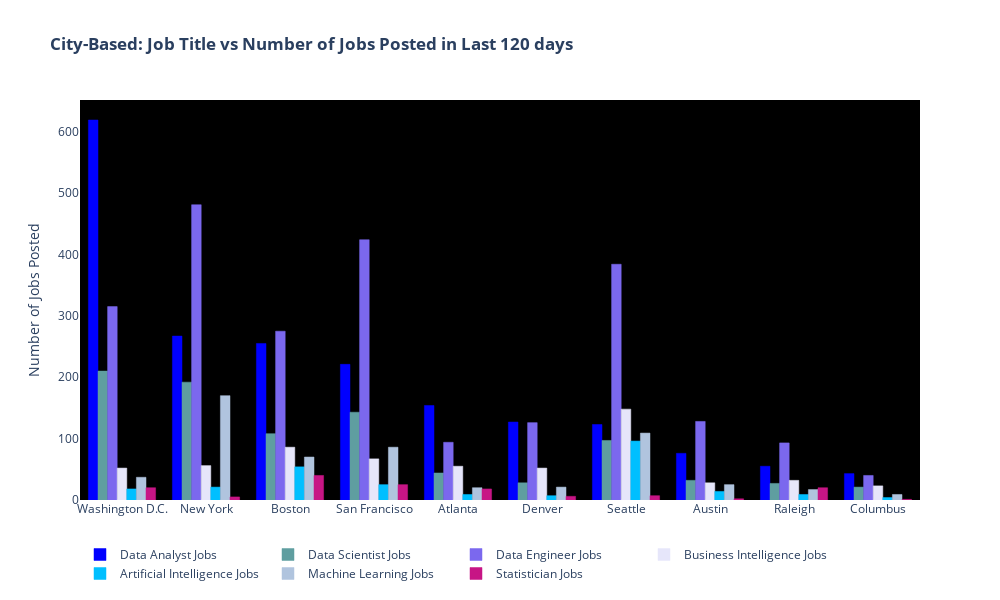

Notebook source saved alongside this figure:
### Code cell
# Visualizing the job counts based on job title

trace1 = go.Bar(x=data_analyst_jobs['updated_city'],
                    y=data_analyst_jobs['data_analyst_count'],
                    marker=dict(color='rgb(0,0,255)', line_color='rgb(0,0,255)'), 
                    name='Data Analyst Jobs')

trace2 = go.Bar(x=data_scientist_jobs['updated_city'],
                    y=data_scientist_jobs['data_scientist_count'],
                    marker=dict(color='rgb(95,158,160)', line_color='rgb(95,158,160)'), 
                    name='Data Scientist Jobs')

trace3 = go.Bar(x=data_engineer_jobs['updated_city'],
                    y=data_engineer_jobs['data_engineer_count'],
                    marker=dict(color='rgb(123,104,238)', line_color='rgb(123,104,238)'), 
                    name='Data Engineer Jobs')

trace4 = go.Bar(x=BI_title_jobs['updated_city'], 
                    y=BI_title_jobs['BI_title_count'], 
                    marker=dict(color='rgb(230,230,250)', line_color='rgb(230,230,250)'),
                    name='Business Intelligence Jobs')

trace5 = go.Bar(x=AI_title_jobs['updated_city'], 
                    y=AI_title_jobs['AI_title_count'], 
                    marker=dict(color='rgb(0,191,255)', line_color='rgb(0,191,255)'),
                    name='Artificial Intelligence Jobs')

trace6 = go.Bar(x=ML_title_jobs['updated_city'], 
                    y=ML_title_jobs['ML_title_count'], 
                    marker=dict(color='rgb(176,196,222)', line_color='rgb(176,196,222)'),
                    name='Machine Learning Jobs')

trace7 = go.Bar(x=stats_title_jobs['updated_city'],
                    y=stats_title_jobs['stats_title_count'], 
                    marker=dict(color='rgb(199,21,133)', line_color='rgb(199,21,133)'),
                    name='Statistician Jobs')

data = [trace1, trace2, trace3, trace4, trace5, trace6, trace7]

layout = dict(title="<b>City-Based: Job Title vs Number of Jobs Posted in Last 120 days</b>",
              showlegend=True,
              legend_orientation="h",
              autosize=False,
              width=1000,
              height=600,
              xaxis=dict(showgrid=False),
              yaxis=dict(title="Number of Jobs Posted", 
                         showgrid=False, 
                         autorange=True,
                         zeroline=False,
                         showline=False,
                         ticks='',
                         showticklabels=True),
              plot_bgcolor='rgba(0,0,0)',
              paper_bgcolor='rgba(0,0,0,0)',
          )

fig=dict(data=data, layout=layout)

iplot(fig)

### Figure 1 — Plotly figure (JSON) as saved in the notebook; plotly's stock layout.template omitted (floating-point values rounded to 4 significant figures)
{"data": [{"marker": {"color": "rgb(0,0,255)", "line": {"color": "rgb(0,0,255)"}}, "name": "Data Analyst Jobs", "type": "bar", "x": ["Washington D.C.", "New York", "Boston", "San Francisco", "Atlanta", "Denver", "Seattle", "Austin", "Raleigh", "Columbus"], "y": [619, 267, 255, 221, 154, 127, 123, 76, 55, 43]}, {"marker": {"color": "rgb(95,158,160)", "line": {"color": "rgb(95,158,160)"}}, "name": "Data Scientist Jobs", "type": "bar", "x": ["Washington D.C.", "New York", "San Francisco", "Boston", "Seattle", "Atlanta", "Austin", "Denver", "Raleigh", "Columbus"], "y": [210, 192, 143, 108, 97, 44, 32, 28, 27, 21]}, {"marker": {"color": "rgb(123,104,238)", "line": {"color": "rgb(123,104,238)"}}, "name": "Data Engineer Jobs", "type": "bar", "x": ["New York", "San Francisco", "Seattle", "Washington D.C.", "Boston", "Austin", "Denver", "Atlanta", "Raleigh", "Columbus"], "y": [481, 424, 384, 315, 275, 128, 126, 94, 93, 40]}, {"marker": {"color": "rgb(230,230,250)", "line": {"color": "rgb(230,230,250)"}}, "name": "Business Intelligence Jobs", "type": "bar", "x": ["Seattle", "Boston", "San Francisco", "New York", "Atlanta", "Denver", "Washington D.C.", "Raleigh", "Austin", "Columbus"], "y": [148, 86, 67, 56, 55, 52, 52, 32, 28, 23]}, {"marker": {"color": "rgb(0,191,255)", "line": {"color": "rgb(0,191,255)"}}, "name": "Artificial Intelligence Jobs", "type": "bar", "x": ["Seattle", "Boston", "San Francisco", "New York", "Washington D.C.", "Austin", "Atlanta", "Raleigh", "Denver", "Columbus"], "y": [96, 54, 25, 21, 18, 14, 9, 9, 7, 4]}, {"marker": {"color": "rgb(176,196,222)", "line": {"color": "rgb(176,196,222)"}}, "name": "Machine Learning Jobs", "type": "bar", "x": ["New York", "Seattle", "San Francisco", "Boston", "Washington D.C.", "Austin", "Denver", "Atlanta", "Raleigh", "Columbus"], "y": [170, 109, 86, 70, 37, 25, 21, 20, 17, 9]}, {"marker": {"color": "rgb(199,21,133)", "line": {"color": "rgb(199,21,133)"}}, "name": "Statistician Jobs", "type": "bar", "x": ["Boston", "San Francisco", "Raleigh", "Washington D.C.", "Atlanta", "Seattle", "Denver", "New York", "Austin", "Columbus"], "y": [40, 25, 20, 20, 18, 7, 6, 5, 2, 1]}], "layout": {"autosize": false, "height": 600, "legend": {"orientation": "h"}, "paper_bgcolor": "rgba(0,0,0,0)", "plot_bgcolor": "rgba(0,0,0)", "showlegend": true, "title": {"text": "<b>City-Based: Job Title vs Number of Jobs Posted in Last 120 days</b>"}, "width": 1000, "xaxis": {"showgrid": false}, "yaxis": {"autorange": true, "showgrid": false, "showline": false, "showticklabels": true, "ticks": "", "title": {"text": "Number of Jobs Posted"}, "zeroline": false}}}
